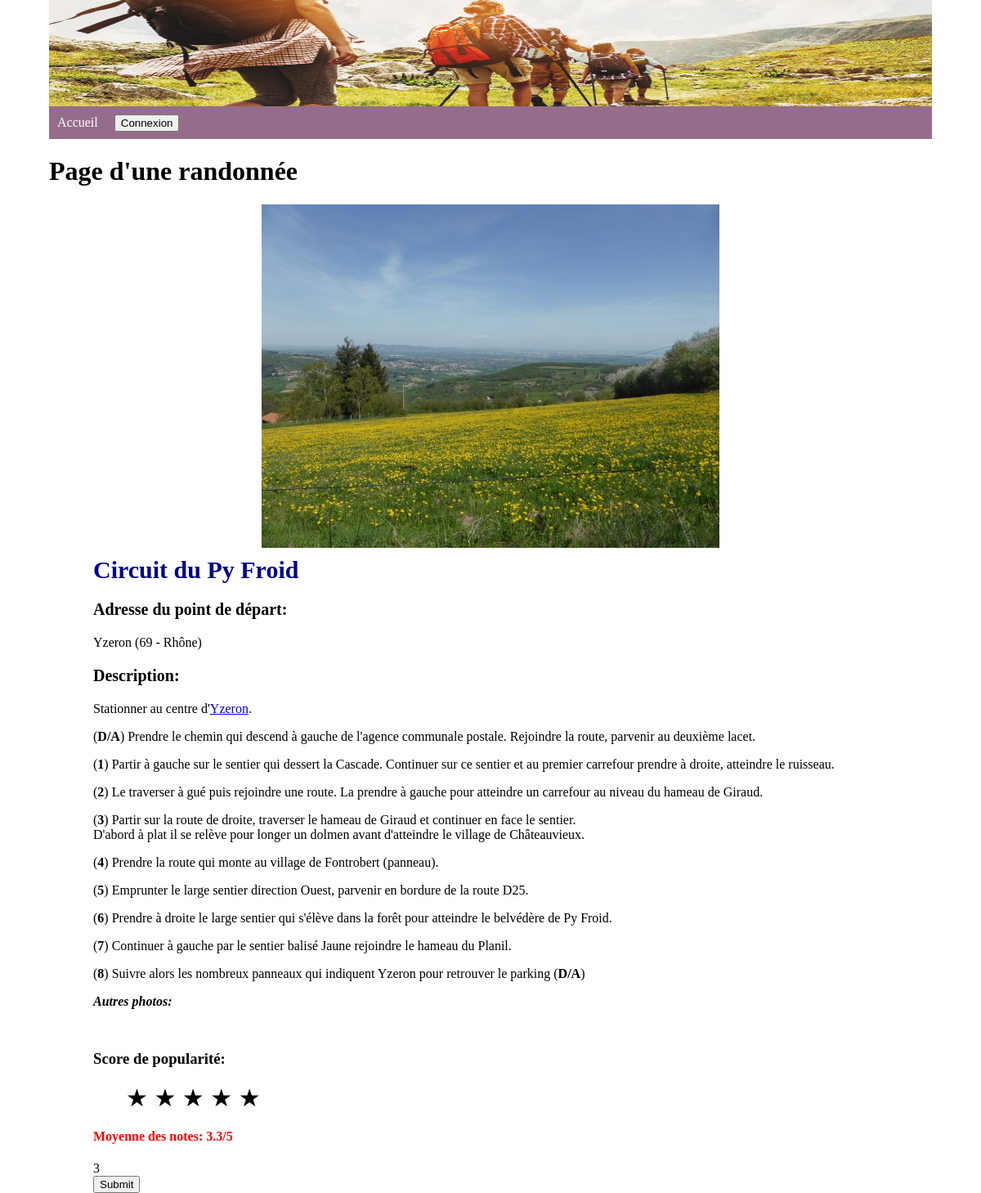
The page /index.php?gestion=randonner&id_randonnee=23 on the database its author committed.
### tables this page shows
CREATE TABLE `tbl_randonnee` (
  `nomDeRandonnee` varchar(250) NOT NULL,
  `depart` varchar(250) NOT NULL,
  `description` text NOT NULL,
  `score` int(11) NOT NULL,
  `photo` varchar(50) NOT NULL,
  `id_randonnee` int(11) NOT NULL
);

### pages/main/randonner.php (the view, shortened to what this page needs)
<h1>Page d'une randonnée </h1>
<?php
$sql_uneRandonnee = "SELECT * FROM tbl_randonnee WHERE tbl_randonnee.id_randonnee='$_GET[id_randonnee]'LIMIT 1 ";
$query_uneRandonnee = mysqli_query($mysqli, $sql_uneRandonnee);
while ($row_uneRandonnee = mysqli_fetch_array($query_uneRandonnee)) {
    $id_randonnee = $row_uneRandonnee['id_randonnee'];
?>
    <div class="wrapperDetail">
        <div class="photoRandonnee">
            <img width: 100% src="../../images/<?php echo $row_uneRandonnee['photo'] ?>">
        </div>
        <div class="detailRandonnee">
            <h3><?php echo $row_uneRandonnee['nomDeRandonnee'] ?></h3>
            <p class="titre-une-randonnee">Adresse du point de départ: </p> <?php echo $row_uneRandonnee['depart'] ?>
            <p class="titre-une-randonnee">Description: </p> <?php echo $row_uneRandonnee['description'] ?>
        </div>
        <div class="scoreRandonnee">
            <h3>Score de popularité:</h3>
            <?php
            $query_rating = "SELECT ROUND(AVG(score), 1) as numRating FROM tbl_score WHERE id_randonnee=" . $id_randonnee;
            $avgresult = mysqli_query($mysqli, $query_rating);
            $fetchAverage = mysqli_fetch_array($avgresult);
            $numRating = $fetchAverage['numRating'];
            ?>
            <ul class="list-inline" title="Average Rating">
                <?php for ($count = 1; $count <= 5; $count++) : ?>
                    <?php if ($count <= round($numRating)) {
                        $color = 'color:#ffcc00;';
                    } else {
                        $color = 'color:#ccc;';
                    } ?>
                    <li title="Score de popularité"
                    id="{{$id_randonnee}} - {{$count}} "
                    data-index="{{$count}}"
                    data-randonnee_id="{{$id_randonnee}}"
                    data-score="{{round($numRating)}}"
                    class="score"
                    style="cursor: pointer; color:<?php echo $color; ?>;  font-size:30px;">
                        &#9733;
                    </li>
                <?php endfor; ?>
            </ul>
            <h4 style="color:red;"> <?php echo 'Moyenne des notes: ' . $numRating . '/5 ' ?></h4>
            <?php echo round($numRating) ?>
            <form><input type="Submit" name="Submit"></form>
        </div>
    </div>
<?php
}
?>

### css/style.css (style rules this page uses)
body { margin:0; padding: 0; }
.wrapperDetail { height: auto; width: 90%; margin:0 auto; }
.photoRandonnee { display: flex; justify-content: center; }
.detailRandonnee { float:left; width: 100%; margin-top: 10px; }
.detailRandonnee h3 { font-size: 30px; color: darkblue; margin: 0; }
.titre-une-randonnee { font-size: 20px; font-weight: bold; }
.list-inline >li { display: inline; list-style: none; text-decoration: none; }

### rows shown on the page
tbl_randonnee: photo (picture), nomDeRandonnee "Circuit du Py Froid", depart "Yzeron (69 - Rhône)", description "Stationner au centre d' Yzeron . ( D/A ) Prendre le chemin qui descend à gauche de l'agence communale postale. Rejoindre la route, parvenir au deuxième lacet. ( 1 ) Partir à gauche sur le sentier qui dessert la Cascade. Continuer sur ce sentier et au premier carrefour prendre à droite, atteindre le ruisseau. ( 2 ) Le traverser à gué puis rejoindre une route. La prendre à gauche pour atteindre un carrefour au niveau du hameau de Giraud. ( 3 ) Partir sur la route de droite, traverser le hameau de Giraud et continuer en face le sentier. D'abord à plat il se relève pour longer un dolmen avant d'atteindre le village de Châteauvieux. ( 4 ) Prendre la route qui monte au village de Fontrobert…", numRating "3.3", numRating "3"
